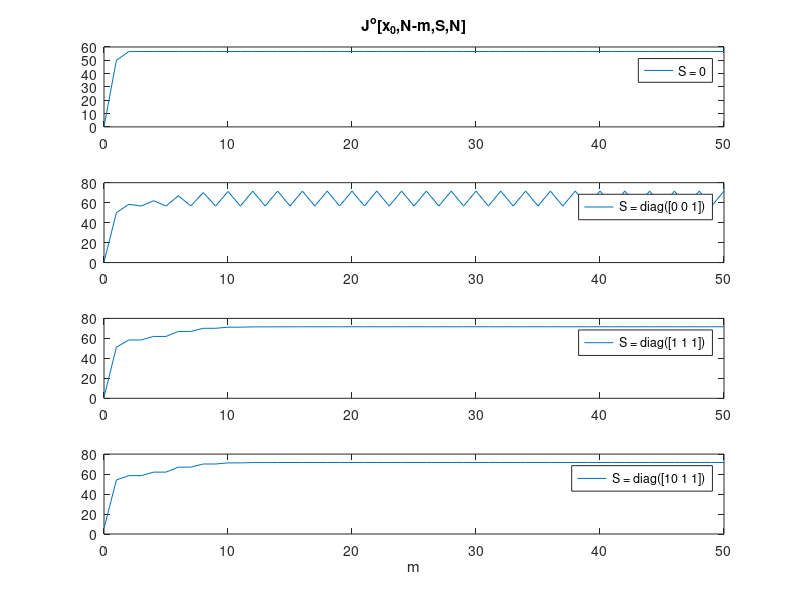
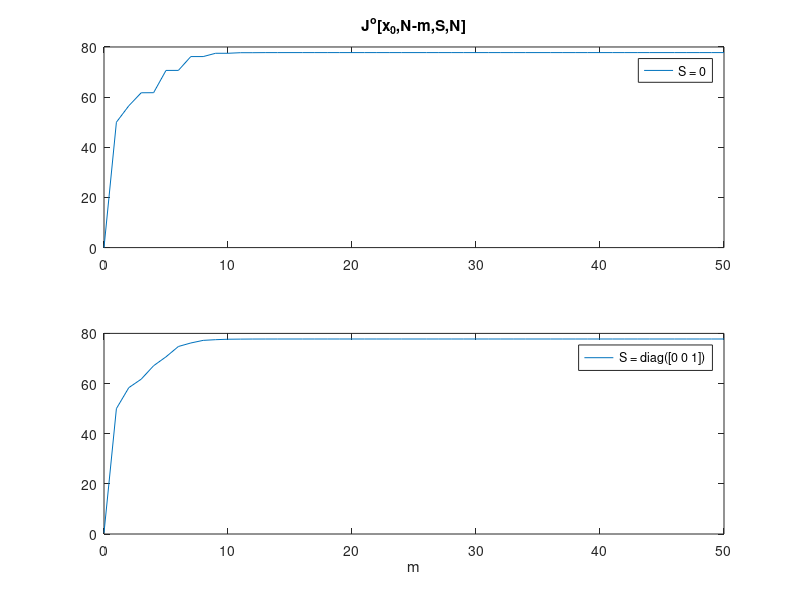
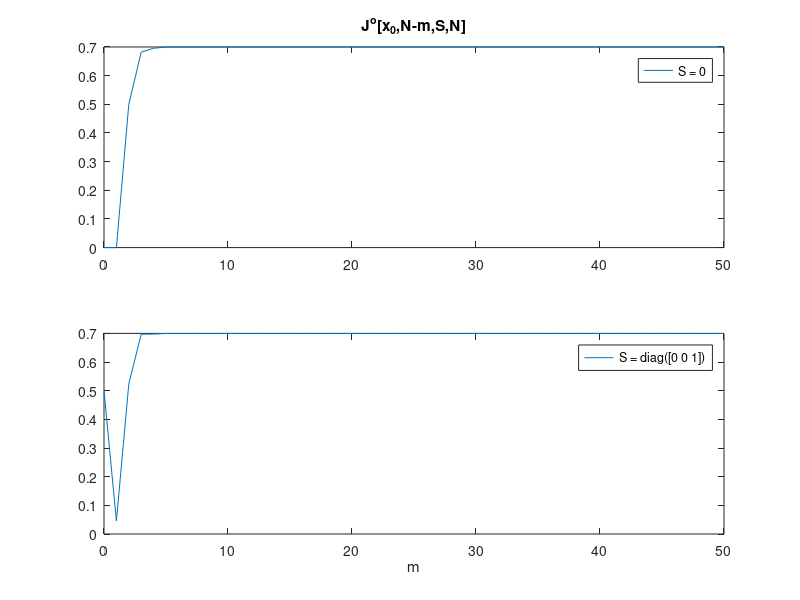
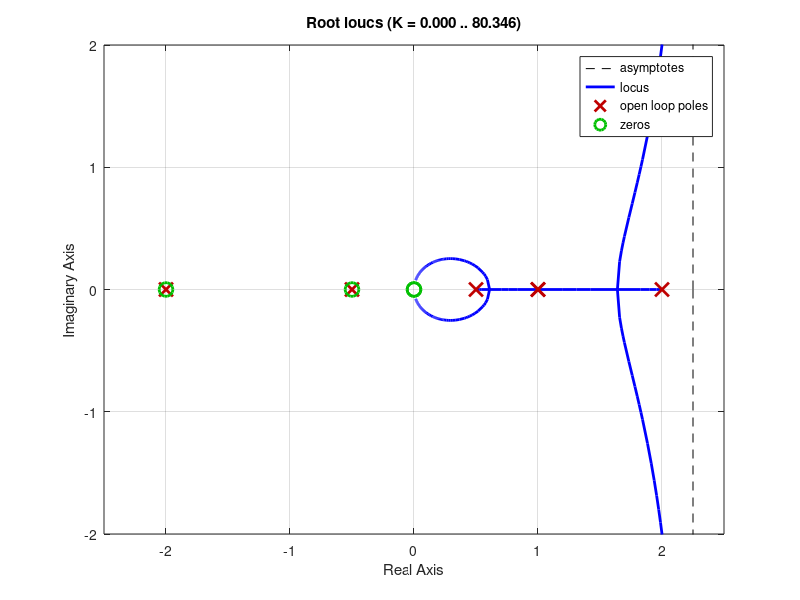

MATLAB code for these plots, in order:
clear
close all
clc
%1.a.
A = [1.2 0 0; 0 0 1; 0 -2 0];
B = [1 0; 0 0; 0 1];
C = [10 0 0];
R = [10 0; 0 10];
Q = C'*C;
Pinf = dare(A,B,Q,R)
N = 50;
x0 = [1 0 1]';
y0 = C*x0;
%i.
S = zeros(3);
P{N+1} = S;
J(N+1) = x0'*P{N+1}*x0/2;
for k = N+1:-1:2
    P{k-1} = Q+A'*P{k}*A-A'*P{k}*B*inv(R+B'*P{k}*B)*B'*P{k}*A;
    %K(k) = inv(R+B'*P(k)*B)*B'*P(k)*A;
    J(k-1) = x0'*P{k-1}*x0/2;
end
%P0 = Q+A'*P(1)*A-A'*P(1)*B*inv(R+B'*P(1)*B)*B'*P(1)*A;
%K0 = inv(R+B'*P0*B)*B'*P0*A;
%u0 = -K0*x0;
%x(1) = A*x0 + B*u0;
%u(1) = -K(2)*x(1);
figure
subplot(411)
plot(N:-1:0,J)
title('J^o[x_0,N-m,S,N]')
legend('S = 0','Location','Best')
P = P(1:2);
celldisp(P)
P{2}-P{1}
%ii.
S = diag([0 0 1]);
P{N+1} = S;
J(N+1) = x0'*P{N+1}*x0/2;
for k = N+1:-1:2
    P{k-1} = Q+A'*P{k}*A-A'*P{k}*B*inv(R+B'*P{k}*B)*B'*P{k}*A;
    J(k-1) = x0'*P{k-1}*x0/2;
end
subplot(412)
plot(N:-1:0,J)
legend('S = diag([0 0 1])','Location','Best')
P = P(1:2);
celldisp(P)
P{2}-P{1}
%iii.
S = diag([1 1 1]);
P{N+1} = S;
J(N+1) = x0'*P{N+1}*x0/2;
for k = N+1:-1:2
    P{k-1} = Q+A'*P{k}*A-A'*P{k}*B*inv(R+B'*P{k}*B)*B'*P{k}*A;
    J(k-1) = x0'*P{k-1}*x0/2;
end
subplot(413)
plot(N:-1:0,J)
legend('S = diag([1 1 1])','Location','Best')
P = P(1:2);
celldisp(P)
P{2}-P{1}
%iv.
S = diag([10 1 1]);
P{N+1} = S;
J(N+1) = x0'*P{N+1}*x0/2;
for k = N+1:-1:2
    P{k-1} = Q+A'*P{k}*A-A'*P{k}*B*inv(R+B'*P{k}*B)*B'*P{k}*A;
    J(k-1) = x0'*P{k-1}*x0/2;
end
subplot(414)
plot(N:-1:0,J)
xlabel('m')
legend('S = diag([10 1 1])','Location','Best')
P = P(1:2);
celldisp(P)
P{2}-P{1}
set(gcf,'Position',[360 60 560 670])

%1.b.
A = [1.2 1 0; 0 0 1; 0 -2 0];
Pinf = dare(A,B,Q,R)
%i.
S = zeros(3);
P{N+1} = S;
J(N+1) = x0'*P{N+1}*x0/2;
for k = N+1:-1:2
    P{k-1} = Q+A'*P{k}*A-A'*P{k}*B*inv(R+B'*P{k}*B)*B'*P{k}*A;
    J(k-1) = x0'*P{k-1}*x0/2;
end
figure
subplot(211)
plot(N:-1:0,J)
title('J^o[x_0,N-m,S,N]')
legend('S = 0','Location','Best')
P = P(1:2);
celldisp(P)
P{2}-P{1}
%ii.
S = diag([0 0 1]);
P{N+1} = S;
J(N+1) = x0'*P{N+1}*x0/2;
for k = N+1:-1:2
    P{k-1} = Q+A'*P{k}*A-A'*P{k}*B*inv(R+B'*P{k}*B)*B'*P{k}*A;
    J(k-1) = x0'*P{k-1}*x0/2;
end
subplot(212)
plot(N:-1:0,J)
xlabel('m')
legend('S = diag([0 0 1])','Location','Best')
P = P(1:2);
celldisp(P)
P{2}-P{1}

%1.c.
A = [0.8 1 1; 0 -1 1; 0 0 -1];
B = [0; 0; 1];
C = [0 1 0];
R = 0.1;
Q = C'*C;
Pinf = dare(A,B,Q,R)
%i.
S = zeros(3);
P{N+1} = S;
J(N+1) = x0'*P{N+1}*x0/2;
for k = N+1:-1:2
    P{k-1} = Q+A'*P{k}*A-A'*P{k}*B*inv(R+B'*P{k}*B)*B'*P{k}*A;
    J(k-1) = x0'*P{k-1}*x0/2;
end
figure
subplot(211)
plot(N:-1:0,J)
title('J^o[x_0,N-m,S,N]')
legend('S = 0','Location','Best')
P = P(1:2);
celldisp(P)
P{2}-P{1}
%ii.
S = diag([0 0 1]);
P{N+1} = S;
J(N+1) = x0'*P{N+1}*x0/2;
for k = N+1:-1:2
    P{k-1} = Q+A'*P{k}*A-A'*P{k}*B*inv(R+B'*P{k}*B)*B'*P{k}*A;
    J(k-1) = x0'*P{k-1}*x0/2;
end
subplot(212)
plot(N:-1:0,J)
xlabel('m')
legend('S = diag([0 0 1])','Location','Best')
P = P(1:2);
celldisp(P)
P{2}-P{1}

%3.a.
clear
%clc
close all
G = zpk([0 -2],[1 -.5 2],1,-1)
figure
rlocus(G'*G)
axis([-2.5 2.5 -2 2])
A = [2.5 -0.5 -1; 1 0 0; 0 1 0];
B = [1; 0; 0];
C = [1 2 0];
[P0 L0 K0] = dare(A,B,C'*C,32)
G0 = tf(ss(A,B,K0,0,-1))
figure
margin(G0)
figure
nyquist(G0)
axis([-2 0 -2 2])
figure
rlocus(G0)
axis([-2.5 2.5 -2 2])
title('Root locus of G_0(z)')
r = sqrt(32 / (32 + B'*P0*B))
2*asin(r/2)
2*asin(r/2)*180/pi